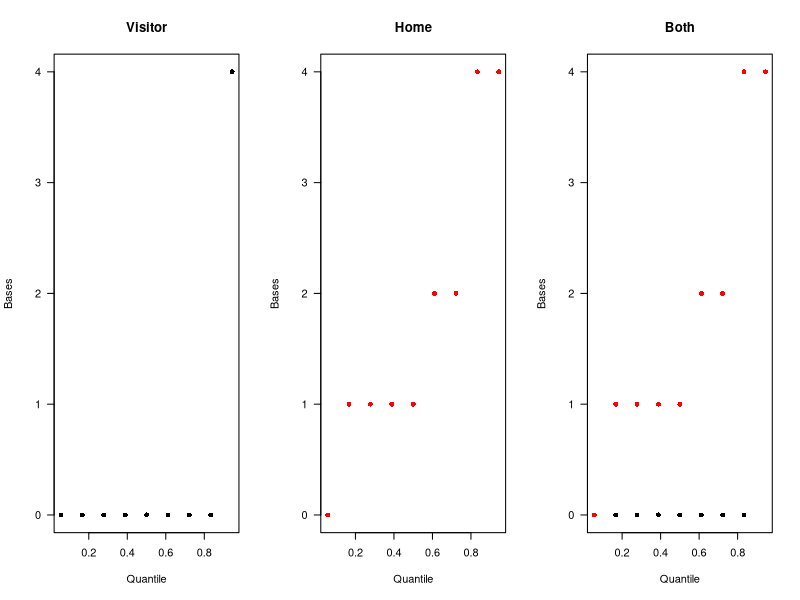
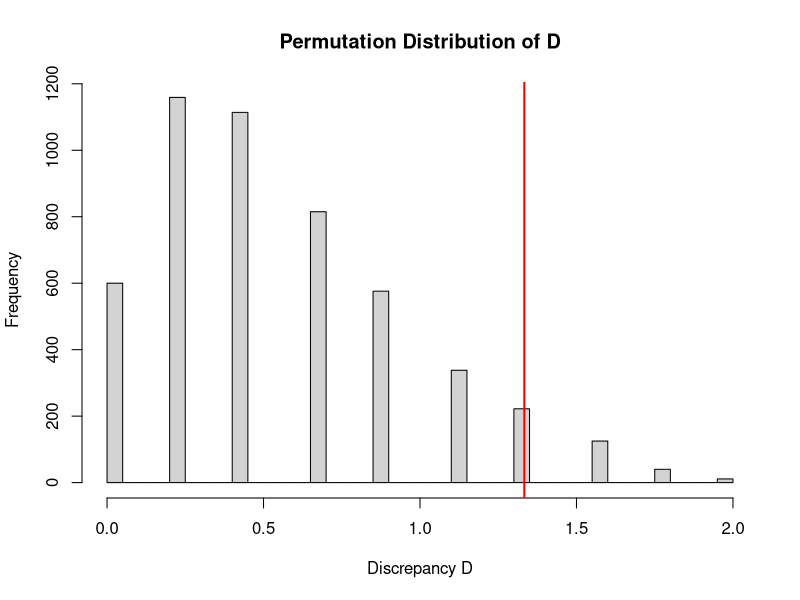

Here is the R script that generated these plots, in order:
## ---- chunk 1
knitr::opts_chunk$set(echo = TRUE)
## ---- chunk 2
mlb_bs <- read.csv("MLB_Batting_Boxscores_2024-04.csv")
mlb_visitor <- mlb_bs[1:9, ]
mlb_home <- mlb_bs[10:18, ]
## ---- chunk 3
yV = sort(mlb_visitor$total_bases) 
yH = sort(mlb_home$total_bases)

x = ((1:length(yV)) - 0.5)/length(yV)

par(mfrow = c(1,3))


plot(x, yV, xlab="Quantile", ylab="Bases", pch=16,
las=1, ylim=c(0,max(yV, yH)), main="Visitor")
plot(x, yH, xlab="Quantile", ylab="Bases", pch=16,
las=1, col = "Red", ylim=c(0,max(yV, yH)), main="Home")

plot(x, yV, xlab="Quantile", ylab="Bases", pch=16,
las=1, ylim=c(0,max(yV, yH)), main="Both")
points(x, yH, col="Red", pch=16)

par(mfrow = c(1,1))

## ---- chunk 4
mean_V <- mean(mlb_visitor$total_bases)
mean_H <- mean(mlb_home$total_bases)

D_obs <- abs(mean_V - mean_H)

D_obs
## ---- chunk 5

mixRandomly <- function(pop) {  
  
  pop1 <- pop$pop1
  n_pop1 <- nrow(pop1)
  pop2 <- pop$pop2
  n_pop2 <- nrow(pop2)
  mix <- rbind(pop1,pop2)
  select4pop1 <- sample(1:(n_pop1 + n_pop2),
  n_pop1,
  replace = FALSE)
  new_pop1 <- mix[select4pop1,]
  new_pop2 <- mix[-select4pop1,]
  list(pop1=new_pop1, pop2=new_pop2)

}
## ---- chunk 6
pop_list <- list(pop1 = mlb_visitor, pop2 = mlb_home)

M <- 5000
D_star <- numeric(M)

set.seed(341)
for(i in 1:M) {
  mixed <- mixRandomly(pop_list)
  yV_star <- mixed$pop1$total_bases
  yH_star <- mixed$pop2$total_bases
  D_star[i] <- abs(mean(yV_star) - mean(yH_star))
}

hist(D_star, breaks=30, main="Permutation Distribution of D", xlab="Discrepancy D")
abline(v=D_obs, col="red", lwd=2)

## ---- chunk 7
p_value_approx <- mean(D_star >= D_obs)
p_value_approx
## ---- chunk 8
combos <- combn(18, 9)
PV_10000 <- combos[,10000]
PH_10000 <- setdiff(1:18, PV_10000)

PV_10000
PH_10000

## ---- chunk 9
D_all <- numeric(ncol(combos))

y_all <- mlb_bs$total_bases[1:18]

for (i in 1:ncol(combos)) {
  PV_idx <- combos[,i]
  PH_idx <- setdiff(1:18, PV_idx)
  D_all[i] <- abs(mean(y_all[PV_idx]) - mean(y_all[PH_idx]))
}
  p_value_exact <- mean(D_all >= D_obs)
  p_value_exact
